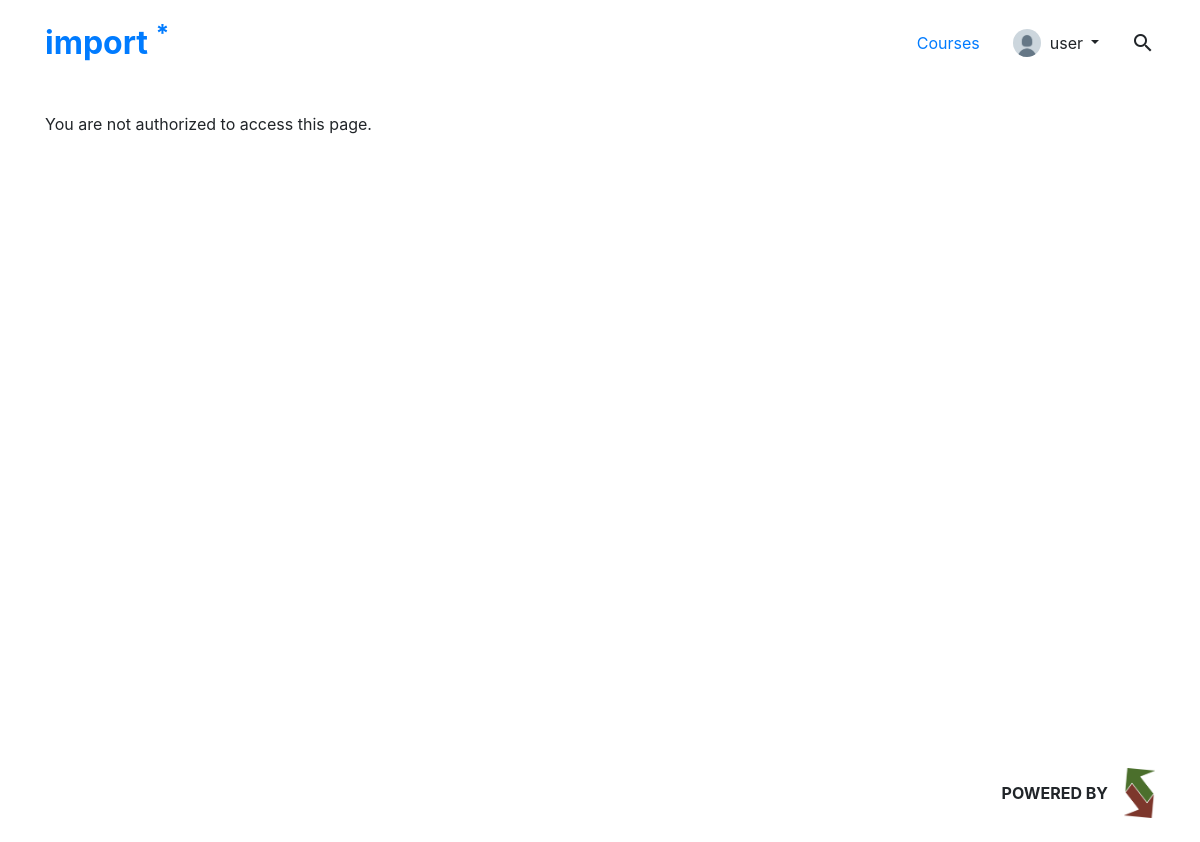
Before: /su/announcements/ (signed in) with the older database file.
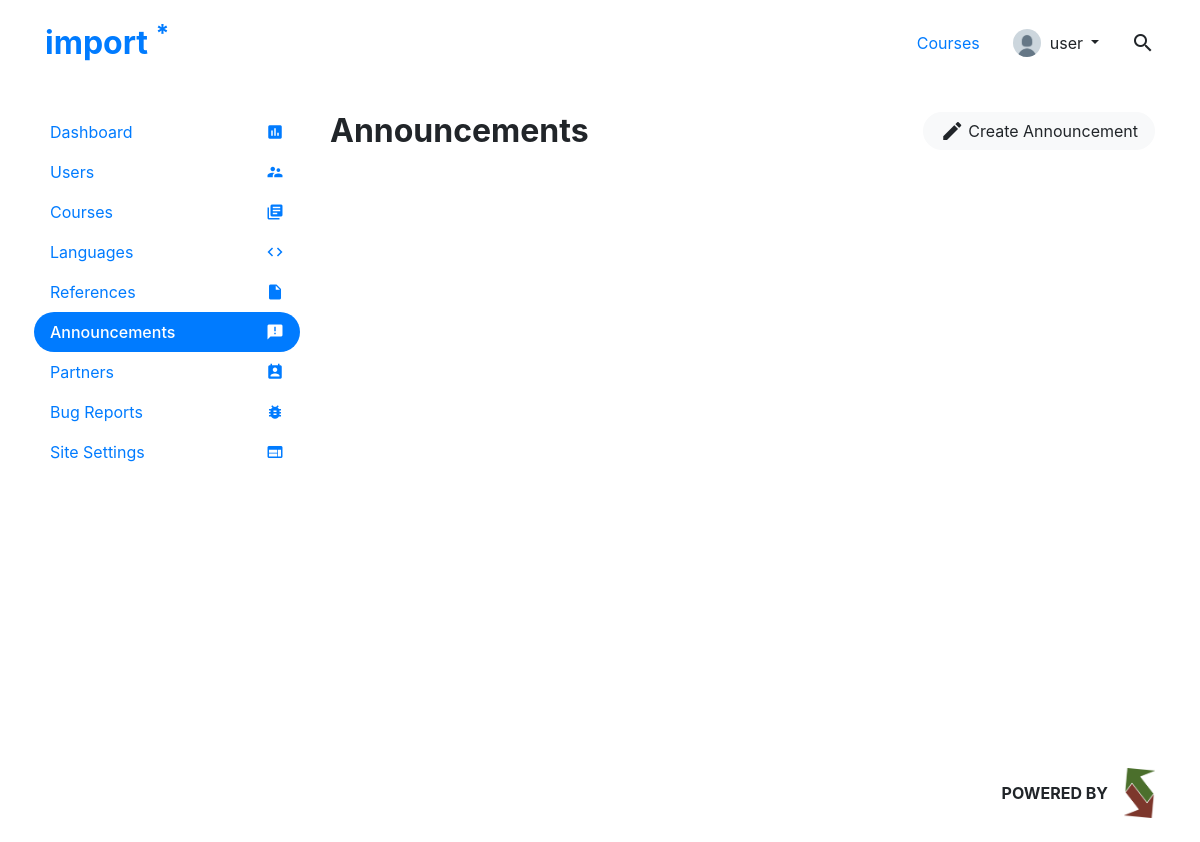
After: the same page with the newer database file.
### reviewer/views.py (the view)
# urls.py: path('su/announcements/', views.admin_announcement , name="admin_announcement"),
def admin_announcement(request):
	announcements = Announcement.objects.order_by('-datepost')
	context = {'announcements' : announcements, 'currpage': 'announcements'}
	return render(request, 'reviewer/admin/announcement/announcement-list.html', context)

### reviewer/templates/reviewer/admin/announcement/announcement-list.html (shortened to what this page needs)
{% extends 'reviewer/admin/admin.html' %}
{% load static %}
{% block admin_side %}
	<div class="tab-pane fade show active" id="v-pills-users" role="tabpanel" aria-labelledby="v-pills-users-tab">
		<div class="d-flex justify-content-between">
			<h2 class="font-weight-bold mb-4">Announcements</h2>
			<div class="d-inline-block">
					<a href="{% url 'admin_announcement_create' %}">
						<button type="button" class="btn btn-light px-3 d-flex" >
							<div class="my-auto d-flex">
								<i class="material-icons">
								</i>
								<span class="my-auto ml-1 d-none d-md-block">
								Create Announcement</span>
							</div>
						</button>
					</a>
				</div>
		</div>
	</div>
{% endblock %}

Changed rows visible on the page:
changed ImportUser "user": is_superuser False → True (drawn)
Other visible differences:
text no longer shown: "You are not authorized to access this page."
text now shown: "Dashboard Users Courses Languages References Announcements Partners Bug Reports Site Settings Announcements Create Announcement"
